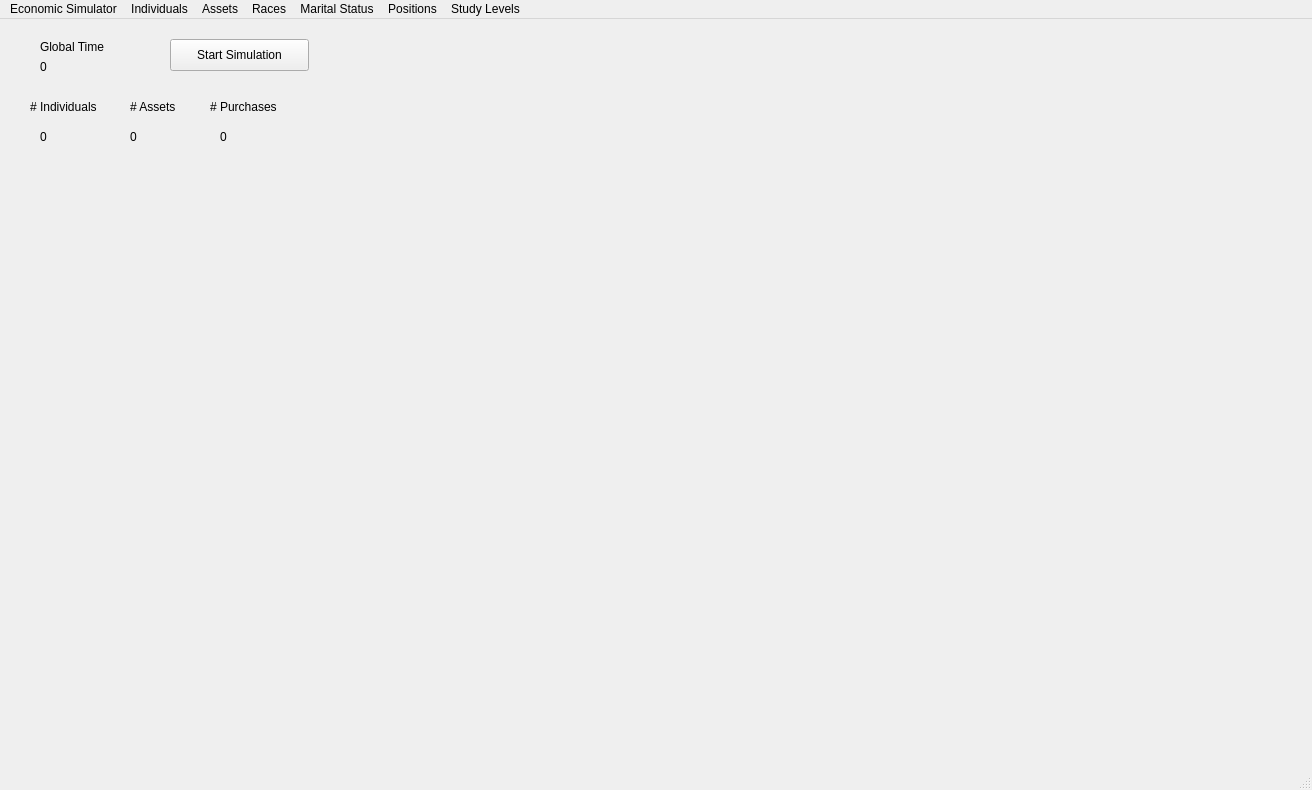
<?xml version="1.0" encoding="UTF-8"?>
<ui version="4.0">
 <class>MainWindow</class>
 <widget class="QMainWindow" name="MainWindow">
  <property name="geometry">
   <rect>
    <x>0</x>
    <y>0</y>
    <width>1312</width>
    <height>790</height>
   </rect>
  </property>
  <property name="windowTitle">
   <string>MainWindow</string>
  </property>
  <widget class="QWidget" name="centralwidget">
   <widget class="QLabel" name="label">
    <property name="geometry">
     <rect>
      <x>40</x>
      <y>20</y>
      <width>73</width>
      <height>16</height>
     </rect>
    </property>
    <property name="text">
     <string>Global Time</string>
    </property>
   </widget>
   <widget class="QLabel" name="label_2">
    <property name="geometry">
     <rect>
      <x>30</x>
      <y>80</y>
      <width>77</width>
      <height>16</height>
     </rect>
    </property>
    <property name="text">
     <string># Individuals</string>
    </property>
   </widget>
   <widget class="QLabel" name="label_3">
    <property name="geometry">
     <rect>
      <x>130</x>
      <y>80</y>
      <width>53</width>
      <height>16</height>
     </rect>
    </property>
    <property name="text">
     <string># Assets</string>
    </property>
   </widget>
   <widget class="QLabel" name="label_4">
    <property name="geometry">
     <rect>
      <x>210</x>
      <y>80</y>
      <width>75</width>
      <height>16</height>
     </rect>
    </property>
    <property name="text">
     <string># Purchases</string>
    </property>
   </widget>
   <widget class="QLabel" name="label_5">
    <property name="geometry">
     <rect>
      <x>40</x>
      <y>110</y>
      <width>60</width>
      <height>16</height>
     </rect>
    </property>
    <property name="text">
     <string>0</string>
    </property>
   </widget>
   <widget class="QLabel" name="label_6">
    <property name="geometry">
     <rect>
      <x>130</x>
      <y>110</y>
      <width>60</width>
      <height>16</height>
     </rect>
    </property>
    <property name="text">
     <string>0</string>
    </property>
   </widget>
   <widget class="QLabel" name="label_7">
    <property name="geometry">
     <rect>
      <x>220</x>
      <y>110</y>
      <width>60</width>
      <height>16</height>
     </rect>
    </property>
    <property name="text">
     <string>0</string>
    </property>
   </widget>
   <widget class="QPushButton" name="pushButton">
    <property name="geometry">
     <rect>
      <x>170</x>
      <y>20</y>
      <width>139</width>
      <height>32</height>
     </rect>
    </property>
    <property name="text">
     <string>Start Simulation</string>
    </property>
   </widget>
   <widget class="QLabel" name="label_8">
    <property name="geometry">
     <rect>
      <x>40</x>
      <y>40</y>
      <width>60</width>
      <height>16</height>
     </rect>
    </property>
    <property name="text">
     <string>0</string>
    </property>
   </widget>
  </widget>
  <widget class="QMenuBar" name="menubar">
   <property name="geometry">
    <rect>
     <x>0</x>
     <y>0</y>
     <width>1312</width>
     <height>29</height>
    </rect>
   </property>
   <widget class="QMenu" name="menuEconomic_Simulator">
    <property name="title">
     <string>Economic Simulator</string>
    </property>
   </widget>
   <widget class="QMenu" name="menuIndividuals">
    <property name="title">
     <string>Individuals</string>
    </property>
    <addaction name="actionSee_all"/>
   </widget>
   <widget class="QMenu" name="menuAssets">
    <property name="title">
     <string>Assets</string>
    </property>
    <addaction name="actionSee_all_2"/>
   </widget>
   <widget class="QMenu" name="menuRaces">
    <property name="title">
     <string>Races</string>
    </property>
    <addaction name="actionSee_all_3"/>
   </widget>
   <widget class="QMenu" name="menuMarital_Status">
    <property name="title">
     <string>Marital Status</string>
    </property>
    <addaction name="actionSee_all_4"/>
   </widget>
   <widget class="QMenu" name="menuPositions">
    <property name="title">
     <string>Positions</string>
    </property>
    <addaction name="actionSee_all_5"/>
   </widget>
   <widget class="QMenu" name="menuStudy_Levels">
    <property name="title">
     <string>Study Levels</string>
    </property>
    <addaction name="actionSee_all_6"/>
   </widget>
   <addaction name="menuEconomic_Simulator"/>
   <addaction name="menuIndividuals"/>
   <addaction name="menuAssets"/>
   <addaction name="menuRaces"/>
   <addaction name="menuMarital_Status"/>
   <addaction name="menuPositions"/>
   <addaction name="menuStudy_Levels"/>
  </widget>
  <widget class="QStatusBar" name="statusbar"/>
  <action name="actionSee_all">
   <property name="text">
    <string>See all</string>
   </property>
  </action>
  <action name="actionSee_all_2">
   <property name="text">
    <string>See all</string>
   </property>
  </action>
  <action name="actionSee_all_3">
   <property name="text">
    <string>See all</string>
   </property>
  </action>
  <action name="actionSee_all_4">
   <property name="text">
    <string>See all</string>
   </property>
  </action>
  <action name="actionSee_all_5">
   <property name="text">
    <string>See all</string>
   </property>
  </action>
  <action name="actionSee_all_6">
   <property name="text">
    <string>See all</string>
   </property>
  </action>
 </widget>
 <resources/>
 <connections/>
</ui>
